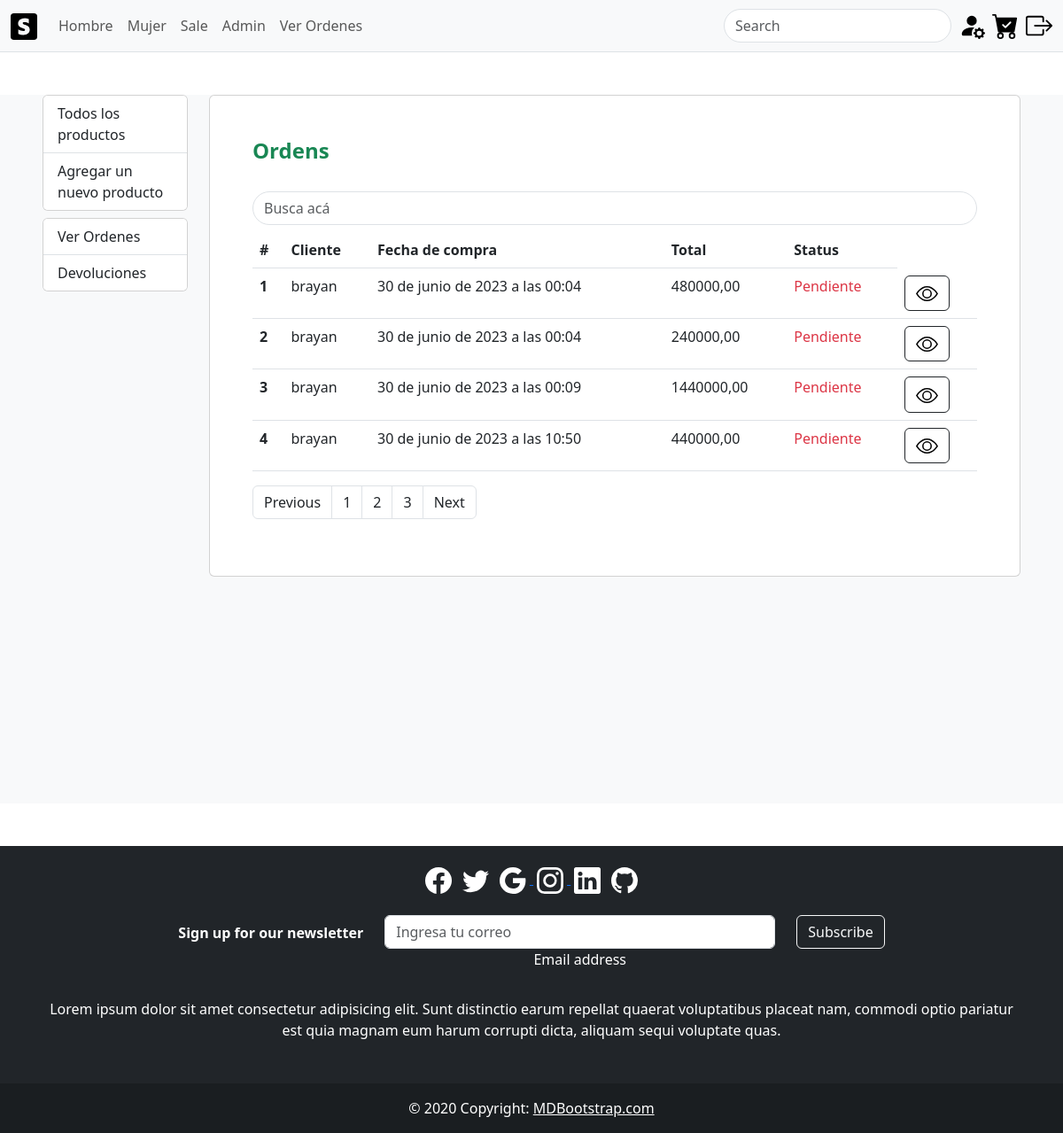
Before: /ordenes/ (signed in) with the older database file.
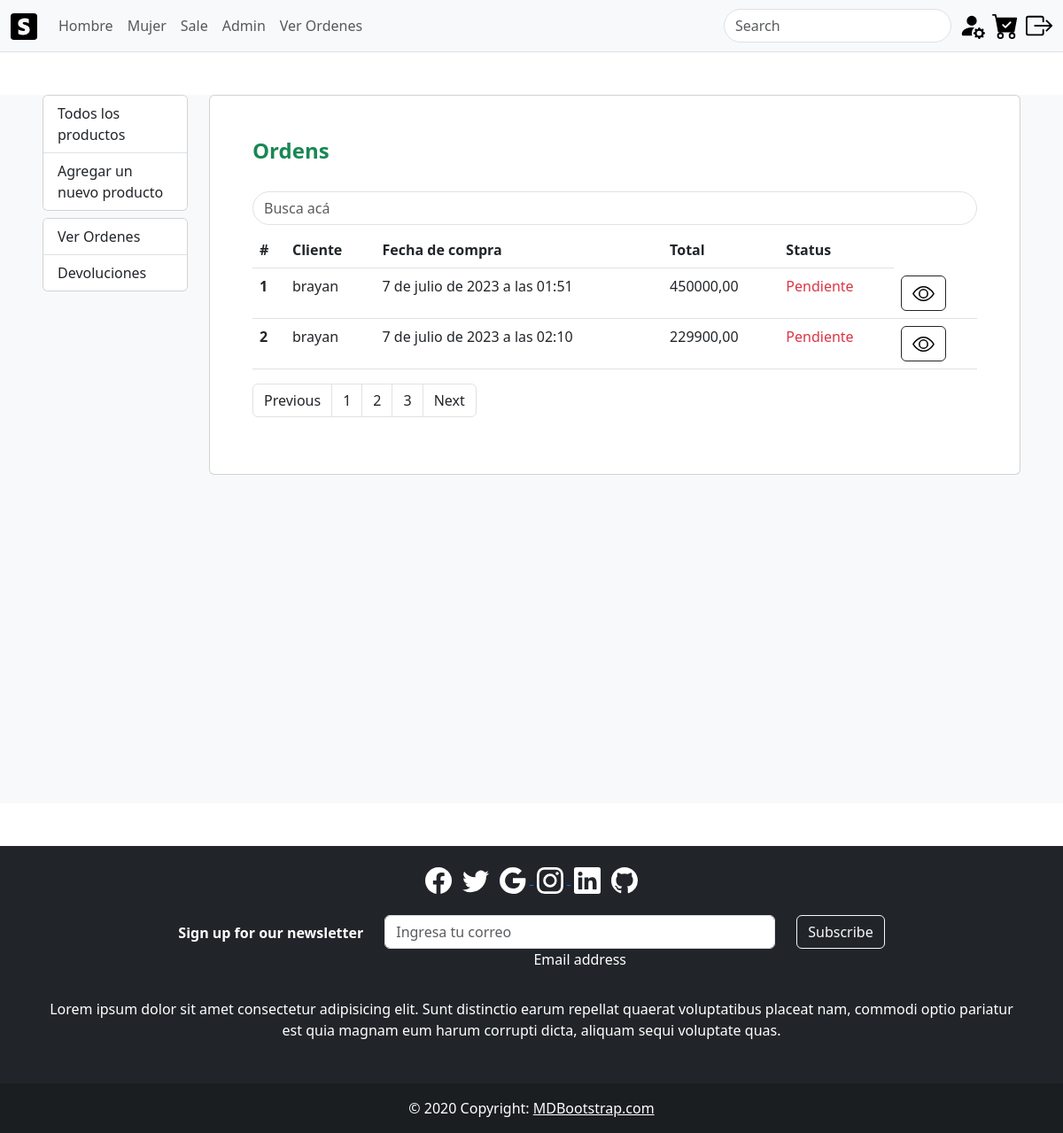
After: the same page with the newer database file.
### cliente/models.py (models this page shows, shortened)
class Purchase(models.Model):
    user = models.ForeignKey(settings.AUTH_USER_MODEL, on_delete=models.CASCADE)
    cart = models.ForeignKey(Cart, on_delete=models.CASCADE)
    date = models.DateTimeField(auto_now_add=True)
    total = models.DecimalField(max_digits=10, decimal_places=2)  # Puedes ajustar los parámetros según tus necesidades

### cliente/views.py (the view)
# urls.py: path('ordenes/', views.ordenes, name='ordenes'),
def ordenes(request):
    user = request.user
    pedidos = Purchase.objects.filter(user=user)
    context = {
        'pedidos': pedidos
    }
    return render(request, 'ordenes.html', context)

### cliente/models.py (called while the page is built)
    def __str__(self):
        return self.name

### cliente/templates/ordenes.html (shortened to what this page needs)
{% extends 'base.html' %} {% block content %} {% load static%}
<div class="container-fluid px-5 bg-light my-5" style="min-height: 100vh">
  <div class="row">
    <div class="col-sm-12 col-md-2">
      {% if user.is_superuser %}
      <div class="card mb-2">
        <ul class="list-group list-group-flush">
          <a href="{% url 'listar_productos' %}" class="list-group-item"
            >Todos los productos</a
          >
          <a href="{% url 'dashboard' %}" class="list-group-item"
            >Agregar un nuevo producto</a
          >
        </ul>
      </div>
      <div class="card mb-2">
        <ul class="list-group list-group-flush">
          <a href="{% url 'ordenes' %}" class="list-group-item">Ver Ordenes</a>
          <a href="{% url 'listar_productos' %}" class="list-group-item"
            >Devoluciones</a
          >
        </ul>
      </div>
      {% endif %}
    </div>
    <div class="col-sm-12 col-md-10">
      <section class="card p-5">
        <h4 class="card-title mb-4 fw-bold text-success">Ordens</h4>
        <input
          type="text"
          class="form-control my-2 rounded-pill"
          placeholder="Busca acá"
        />
        <div class="table-responsive">
          <table class="table">
            <thead>
              <tr>
                <th scope="col">#</th>
                <th scope="col">Cliente</th>
                <th scope="col">Fecha de compra</th>
                <th scope="col">Total</th>
                <th scope="col">Status</th>
              </tr>
            </thead>
            <tbody>
              {% for pedido in pedidos %}
              <tr>
                <th scope="row">{{ forloop.counter }}</th>
                <td>{{ pedido.user }}</td>
                <td>{{ pedido.date }}</td>
                <td>{{ pedido.total }}</td>
                <td class="text-danger">Pendiente</td>
                <td>
                  <button
                    type="button"
                    class="btn btn-outline-dark"
                    data-bs-toggle="modal"
                    data-bs-target="#exampleModall{{ pedido.id }}"
                  >
                  </button>
                </td>
              </tr>
              {% endfor %}
            </tbody>
          </table>
          <nav aria-label="Page navigation example text-end">
            <ul class="pagination">
              <li class="page-item">
                <a class="page-link text-dark" href="#">Previous</a>
              </li>
              <li class="page-item">
                <a class="page-link text-dark" href="#">1</a>
              </li>
              <li class="page-item">
                <a class="page-link text-dark" href="#">2</a>
              </li>
              <li class="page-item">
                <a class="page-link text-dark" href="#">3</a>
              </li>
              <li class="page-item">
                <a class="page-link text-dark" href="#">Next</a>
              </li>
            </ul>
          </nav>
        </div>
      </section>
    </div>
  </div>
</div>
 {% endblock %}

Changed rows visible on the page:
removed Purchase: user "brayan", date "30 de junio de 2023 a las 00:04", total "480000,00"
removed Purchase: user "brayan", date "30 de junio de 2023 a las 00:04", total "240000,00"
removed Purchase: user "brayan", date "30 de junio de 2023 a las 00:09", total "1440000,00"
removed Purchase: user "brayan", date "30 de junio de 2023 a las 10:50", total "440000,00"
added Purchase: user "brayan", date "7 de julio de 2023 a las 01:51", total "450000,00"
added Purchase: user "brayan", date "7 de julio de 2023 a las 02:10", total "229900,00"
